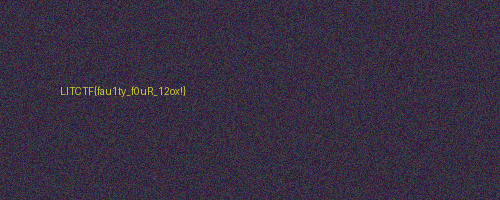
#> input picture LITCTF-2026/05-faulty-image-4/corrupt4.png, 500 x 200 px
$ python solve.py
#> lines starting #> are read from the running program, lines starting #| are printed output that depends on the picture
#!/usr/bin/env python3
"""
LIT CTF 2026 — crypto/stego — "faulty image 4" (corrupt4.png)

Prompt: the flag you see is a decoy; the hacker corrupted some pixels, "separating them
from encoding information together as a whole".
Hint: some pixels have unusually small blue values, "almost like they've been clipped to
4 bits. Which pixels exactly?"

Findings:
  * The clipped pixels (blue < 16) all live in row 0.
  * Their x-coordinates are exactly the PRIME numbers (2,3,5,7,11,13,...,251) -> that's
    "which pixels exactly".
  * Each clipped blue value is a 4-bit nibble. Concatenate the nibbles in x order,
    high-nibble-first, two per byte -> the real flag.
"""
from PIL import Image
import numpy as np, os

SRC = os.path.join(os.path.dirname(__file__), "corrupt4.png")

def main():
    a = np.array(Image.open(SRC).convert("RGB"))
#> a is the input picture: shape (200, 500, 3); mean R, G, B 55.4, 45.4, 65
    B = a[:, :, 2]
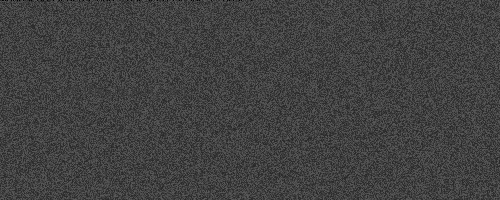
#> B: shape (200, 500); min 0, max 90, mean 65
    ys, xs = np.where(B < 16)                 # 4-bit-clipped blue channel
#> ys = 54 values from 0 to 0; xs = 54 values from 2 to 251
    order = np.argsort(xs)                     # left-to-right (prime order)
#> order = 54 values from 0 to 53
    nib = [int(B[ys[i], xs[i]]) for i in order]
#> nib = 54 values, max 15 at index 25, min 0 at index 15, mean 5.72
    flag = bytes((nib[i] << 4) | nib[i+1] for i in range(0, len(nib) - 1, 2))
    print("[+] clipped pixels:", len(nib), "at x =", sorted(int(x) for x in xs))
#> (printed output is left out)
    print("[+] flag:", flag.decode())
#| [+] flag: LITCTF{pr1m3_n1bbl3s_77zq!}

if __name__ == "__main__":
    main()
